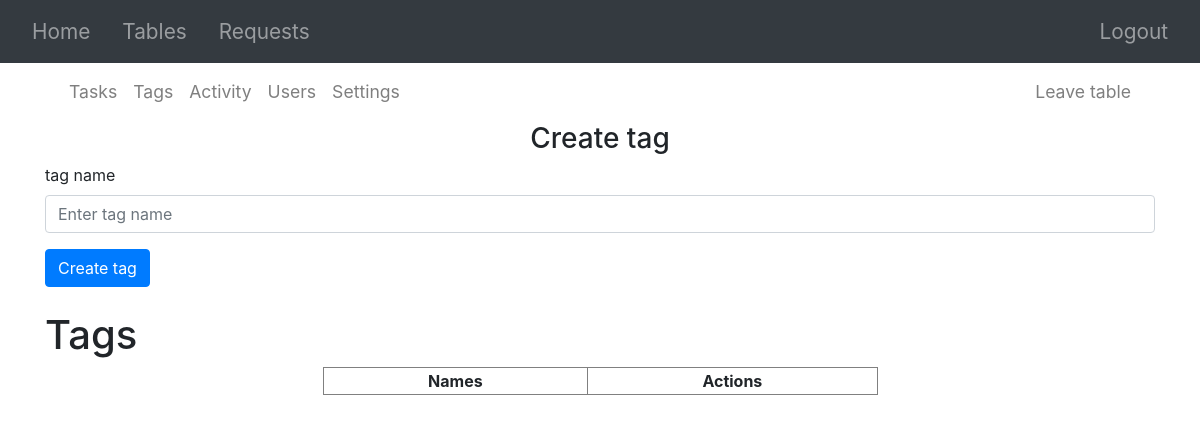
The page /tables/1/tags (signed in) on the database as committed earlier.
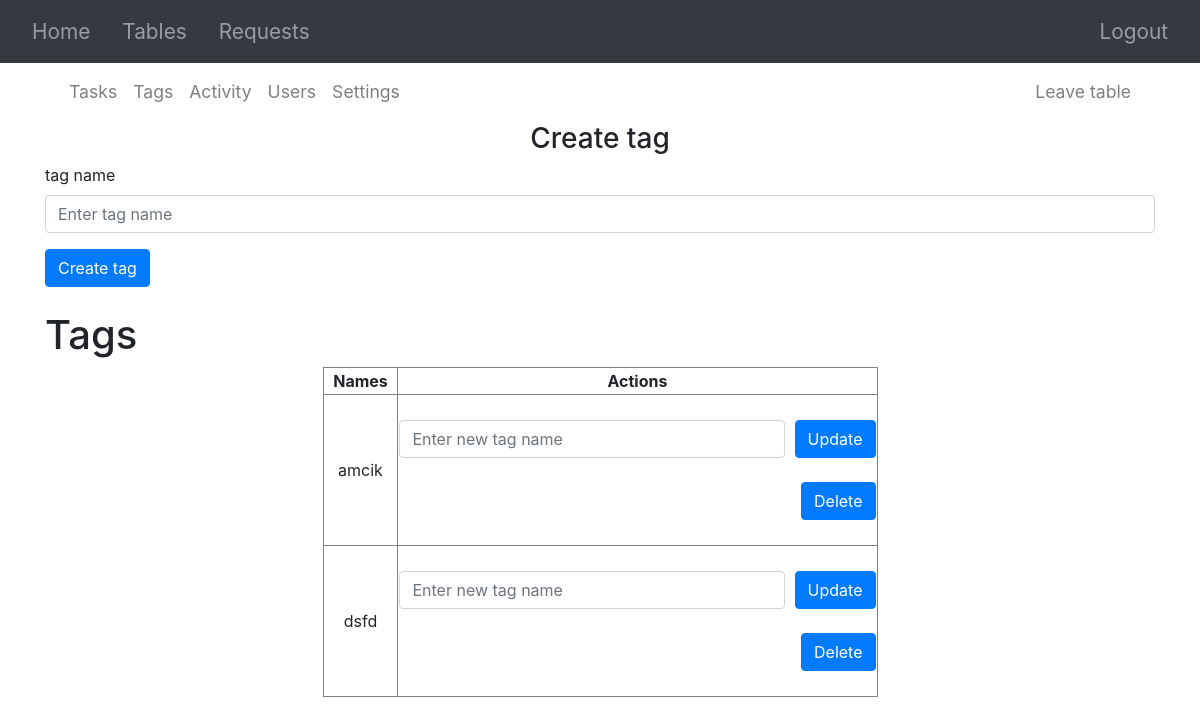
The same page on the database as committed later.
### src/models.py (models this page shows, shortened)
class Tag(db.Model):
    id: Mapped[int] = mapped_column(primary_key=True)
    name: Mapped[str] = mapped_column(String(15))
    table_id: Mapped[int] = mapped_column(ForeignKey('table.id'))
    tasks: Mapped[list['Task']] = relationship(back_populates='tag')

### src/routes/tags.py (the view)
@tags_bp.route('/tables/<int:table_id>/tags')
@login_required
def tags(table_id: int) -> str:
    table = db.get_or_404(Table, table_id)
    user_id = current_user.id
    db.get_or_404(UserTable, [user_id, table_id])
    tags_in_table = db.get_or_404(Table, table_id).tags
    return render_template('tags.html', user=current_user, table=table, tags=tags_in_table)

### src/templates/tags.html (shortened to what this page needs)
{% extends "base.html" %}
{% import "macros.html" as macro %}
{% block content %}
{{ macro.in_table(table) }}
    <form action="/tables/{{ table.id }}/create-tag" method="POST" autocomplete="off">
        <h3 align="center">Create tag</h3>
        <div class="form-group">
          <label for="tag_name">tag name</label>
          <input
            type="text"
            class="form-control"
            id="tag_name"
            name="tag_name"
            placeholder="Enter tag name"
          />
        </div>
        <button type="submit" class="btn btn-primary">Create tag</button>
      </form>
      <br/>
    <h1>Tags</h1>
<table border="1" style="width: 50%; margin: 0 auto; text-align: center; border-collapse: collapse;">
    <thead>
        <th>Names</th>
        <th>Actions</th>
    </thead>
    <tbody>
        {% for tag in tags %}
        <tr>
            <td>{{ tag.name }}</td>
            <td>
                <br/>
                <form action="/tables/{{ table.id }}/update-tag" method="POST" style="display: flex; align-items: left; gap: 10px;" autocomplete="off">
                    <input
                    type="text"
                    class="form-control"
                    id="new_tag_name"
                    name="new_tag_name"
                    placeholder="Enter new tag name"
                    />
                    <button type="submit" class="btn btn-primary" value="{{ tag.id }}" id="tag_id" name="tag_id">Update</button>
                </form>
                <br/>
                <form action="/tables/{{ table.id }}/delete-tag" method="POST" style="display: flex; align-items: center; gap: 10px; justify-content: flex-end;">
                    <button type="submit" class="btn btn-primary" value="{{ tag.id }}" id="tag_id" name="tag_id">Delete</button>
                </form>
                <br/>
            </td>
        </tr>
        {% endfor %}
    </tbody>
</table>
{% endblock %}

Rows that differ between the two databases and show on the page:
added Tag: name "amcik", {{ tag.id }} 2 (drawn)
added Tag: name "dsfd", {{ tag.id }} 3 (drawn)
